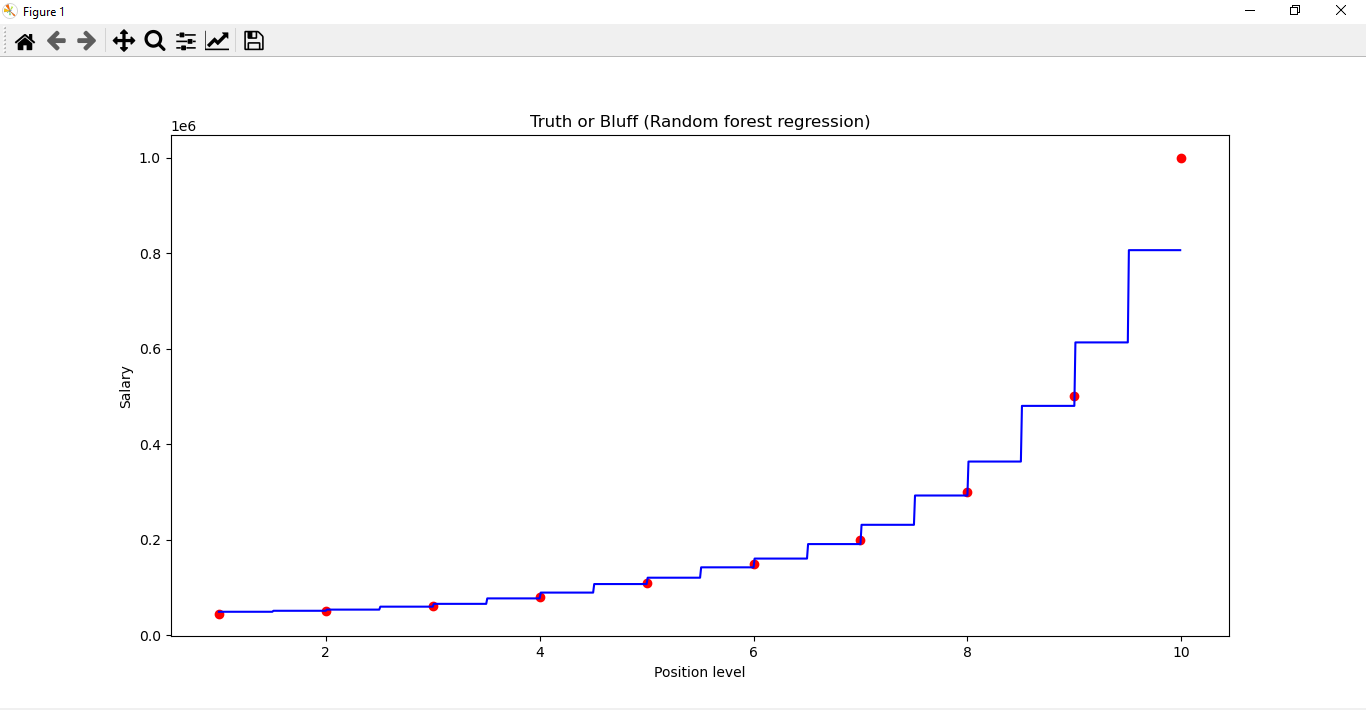

This figure's Python source:
#random forest regression
import numpy as np
import matplotlib.pyplot as plt
import pandas as pd

dataset = pd.read_csv('Position_Salaries.csv')
X = dataset.iloc[:, 1:2].values
y = dataset.iloc[:, 2].values

print("######################################################")

#Splitting the dataset into the Training set and Test set
# from sklearn.model_selection import train_test_split
# X_train, X_test, y_train, y_test = train_test_split(X, Y, test_size = 0.2, random_state = 1)

#y = y.reshape(len(y),1)

# Feature Scaling
"""from sklearn.preprocessing import StandardScaler
sc_X = StandardScaler()
sc_y = StandardScaler()
X = sc_X.fit_transform(X)
y = sc_y.fit_transform(y)"""


# Fitting the decision tree model on the whole dataset
# create your regressor
from sklearn.ensemble import RandomForestRegressor
regressor = RandomForestRegressor(n_estimators = 300, random_state = 0)
regressor.fit(X, y)

y_pred = regressor.predict([[6.5]])

print(y_pred)

# Visualising the random forest regression results (for higher resolution and smoother curve)
X_grid = np.arange(min(X), max(X), 0.01)
X_grid = X_grid.reshape((len(X_grid), 1))
plt.scatter(X, y, color = 'red')
plt.plot(X_grid, regressor.predict(X_grid), color = 'blue')
plt.title('Truth or Bluff (Random forest regression)')
plt.xlabel('Position level')
plt.ylabel('Salary')
plt.show()
